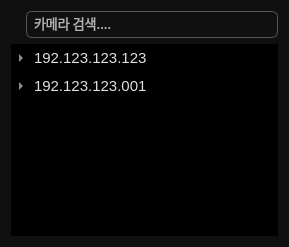
             <widget class="QWidget" name="widget_5" native="true">
              <property name="font">
               <font>
                <pointsize>11</pointsize>
                <hintingpreference>PreferDefaultHinting</hintingpreference>
               </font>
              </property>
              <property name="styleSheet">
               <string notr="true">background-color: rgb(16, 16, 16);</string>
              </property>
              <layout class="QVBoxLayout" name="verticalLayout_13">
               <item>
                <layout class="QHBoxLayout" name="horizontalLayout_12">
                 <item>
                  <widget class="QLabel" name="label_3">
                   <property name="maximumSize">
                    <size>
                     <width>32</width>
                     <height>32</height>
                    </size>
                   </property>
                   <property name="text">
                    <string/>
                   </property>
                   <property name="pixmap">
                    <pixmap resource="../resourece.qrc">:/ui/ui/images/search_ico.png</pixmap>
                   </property>
                   <property name="scaledContents">
                    <bool>true</bool>
                   </property>
                  </widget>
                 </item>
                 <item>
                  <widget class="QLineEdit" name="nvr_search_input">
                   <property name="minimumSize">
                    <size>
                     <width>252</width>
                     <height>17</height>
                    </size>
                   </property>
                   <property name="maximumSize">
                    <size>
                     <width>999999</width>
                     <height>27</height>
                    </size>
                   </property>
                   <property name="font">
                    <font>
                     <family>Sans</family>
                     <pointsize>10</pointsize>
                     <bold>false</bold>
                    </font>
                   </property>
                   <property name="focusPolicy">
                    <enum>Qt::FocusPolicy::StrongFocus</enum>
                   </property>
                   <property name="statusTip">
                    <string/>
                   </property>
                   <property name="styleSheet">
                    <string notr="true">

QLineEdit {
qproperty-frame: false;
font-size:10pt;
color: rgb(179,179,179);
background-color: rgba(255, 255, 255, 0);
border: 1px solid #555;
border-radius: 6px;
 padding: 5px;
            }
            
            QLineEdit::placeholder {
                color: rgba(255, 255, 255, 120); /* 반투명 흰색 */
            }</string>
                   </property>
                   <property name="text">
                    <string>카메라 검색....</string>
                   </property>
                   <property name="placeholderText">
                    <string/>
                   </property>
                  </widget>
                 </item>
                </layout>
               </item>
               <item>
                <widget class="QTreeWidget" name="nvr_server_tree_list">
                 <property name="styleSheet">
                  <string notr="true">/* QTreeWidget 또는 QTreeView에 적용 */
QTreeWidget {
    background-color: black;  /* 전체 배경색 */
    color: #E0E0E0;             /* 기본 글자색 */
    border: none;             /* 테두리 없음 */
    show-decoration-selected: 1;

    /* --- 추가: 시스템 기본 선택 스타일 덮어쓰기 --- */
    /*selection-background-color: #4a4a4a; /* (필수) item:selected와 동일하게 */
    selection-background-color: rgb(32,39,49); /* 선택된 셀의 배경색 */
    selection-color: #E0E0E0;            /* (필수) 선택 시 텍스트 색상 */
}

/* --- 항목(Item) 스타일 (텍스트 + 아이콘 영역) --- */

QTreeWidget::item {
    padding: 5px; /* 항목 간 여백 */
    /*border-radius: 4px; /* 호버 시 둥근 모서리 */
}

/* (선택) 클릭 시 나타나는 점선 포커스 테두리 제거 */
QTreeWidget::item:focus {
    outline: none;
    border: 0px;
}

/* 항목에 마우스를 올렸을 때 */
QTreeWidget::item:hover {
    background-color: #2a2a2a; /* 살짝 밝은 회색 */
}

/* 항목을 선택했을 때 */
QTreeWidget::item:selected {
    background-color: rgb(32,39,49); /* 선택된 항목 배경색 */
    
    /* * (선택 사항) 여기에 color를 명시해도 좋지만,
     * QWidget의 selection-color가 이미 처리해줍니다.
     */
     color: #E0E0E0; 
}


/* --- 스크롤바 (기존과 동일) --- */
QScrollBar:vertical {
    border: 1px solid #999999;
    background: #b3b3b3c6;
    width: 8px;
}
QScrollBar::handle:vertical {
    background: #2f2f2f; 
    min-height: 10px;
    width: 8px;
}


/* --- 헤드(Branch) 스타일 (기존과 동일) --- */
QTreeWidget::branch {
    background: transparent;
    border-image: none;
    image: none;
    /* 'color: white;'는 여기서 의미가 없으므로 제거해도 됩니다. */
}

QTreeWidget::branch:closed:has-children {
    image: url(:/ui/ui/images/ico_right.svg)
}

QTreeWidget::branch:open:has-children {
    image: url(:/ui/ui/images/down_arrow.png)
}</string>
                 </property>
                 <property name="editTriggers">
                  <set>QAbstractItemView::EditTrigger::NoEditTriggers</set>
                 </property>
                 <property name="dragEnabled">
                  <bool>true</bool>
                 </property>
                 <property name="dragDropMode">
                  <enum>QAbstractItemView::DragDropMode::NoDragDrop</enum>
                 </property>
                 <property name="selectionMode">
                  <enum>QAbstractItemView::SelectionMode::MultiSelection</enum>
                 </property>
                 <property name="rootIsDecorated">
                  <bool>true</bool>
                 </property>
                 <property name="uniformRowHeights">
                  <bool>false</bool>
                 </property>
                 <property name="sortingEnabled">
                  <bool>false</bool>
                 </property>
                 <property name="animated">
                  <bool>true</bool>
                 </property>
                 <property name="allColumnsShowFocus">
                  <bool>true</bool>
                 </property>
                 <property name="wordWrap">
                  <bool>true</bool>
                 </property>
                 <property name="headerHidden">
                  <bool>true</bool>
                 </property>
                 <property name="expandsOnDoubleClick">
                  <bool>false</bool>
                 </property>
                 <property name="columnCount">
                  <number>1</number>
                 </property>
                 <attribute name="headerHighlightSections">
                  <bool>false</bool>
                 </attribute>
                 <column>
                  <property name="text">
                   <string>이름</string>
                  </property>
                 </column>
                 <item>
                  <property name="text">
                   <string>192.123.123.123</string>
                  </property>
                  <item>
                   <property name="text">
                    <string>카메라1</string>
                   </property>
                  </item>
                  <item>
                   <property name="text">
                    <string>카메라2</string>
                   </property>
                  </item>
                  <item>
                   <property name="text">
                    <string>카메라3</string>
                   </property>
                  </item>
                  <item>
                   <property name="text">
                    <string>카메라4</string>
                   </property>
                  </item>
                 </item>
                 <item>
                  <property name="text">
                   <string>192.123.123.001</string>
                  </property>
                  <item>
                   <property name="text">
                    <string>카메라1</string>
                   </property>
                  </item>
                  <item>
                   <property name="text">
                    <string>카메라2</string>
                   </property>
                  </item>
                  <item>
                   <property name="text">
                    <string>카메라3</string>
                   </property>
                  </item>
                  <item>
                   <property name="text">
                    <string>카메라4</string>
                   </property>
                  </item>
                 </item>
                </widget>
               </item>
              </layout>
             </widget>
